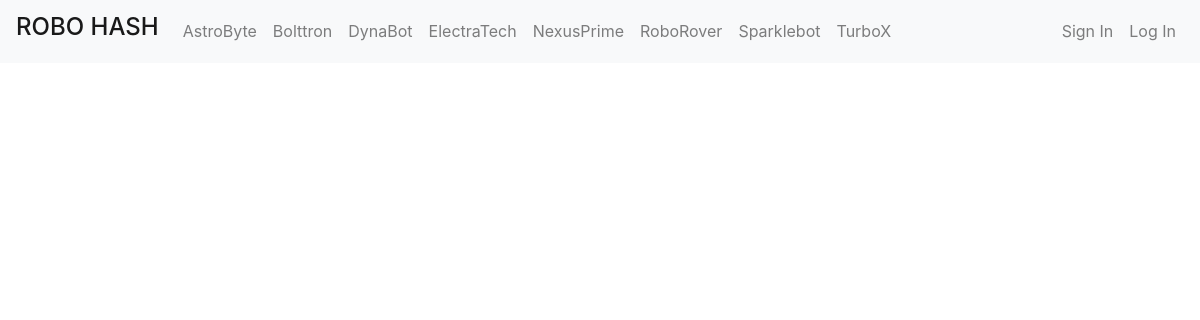
Page /OurProducts/Bolttron.php on the earlier database version.
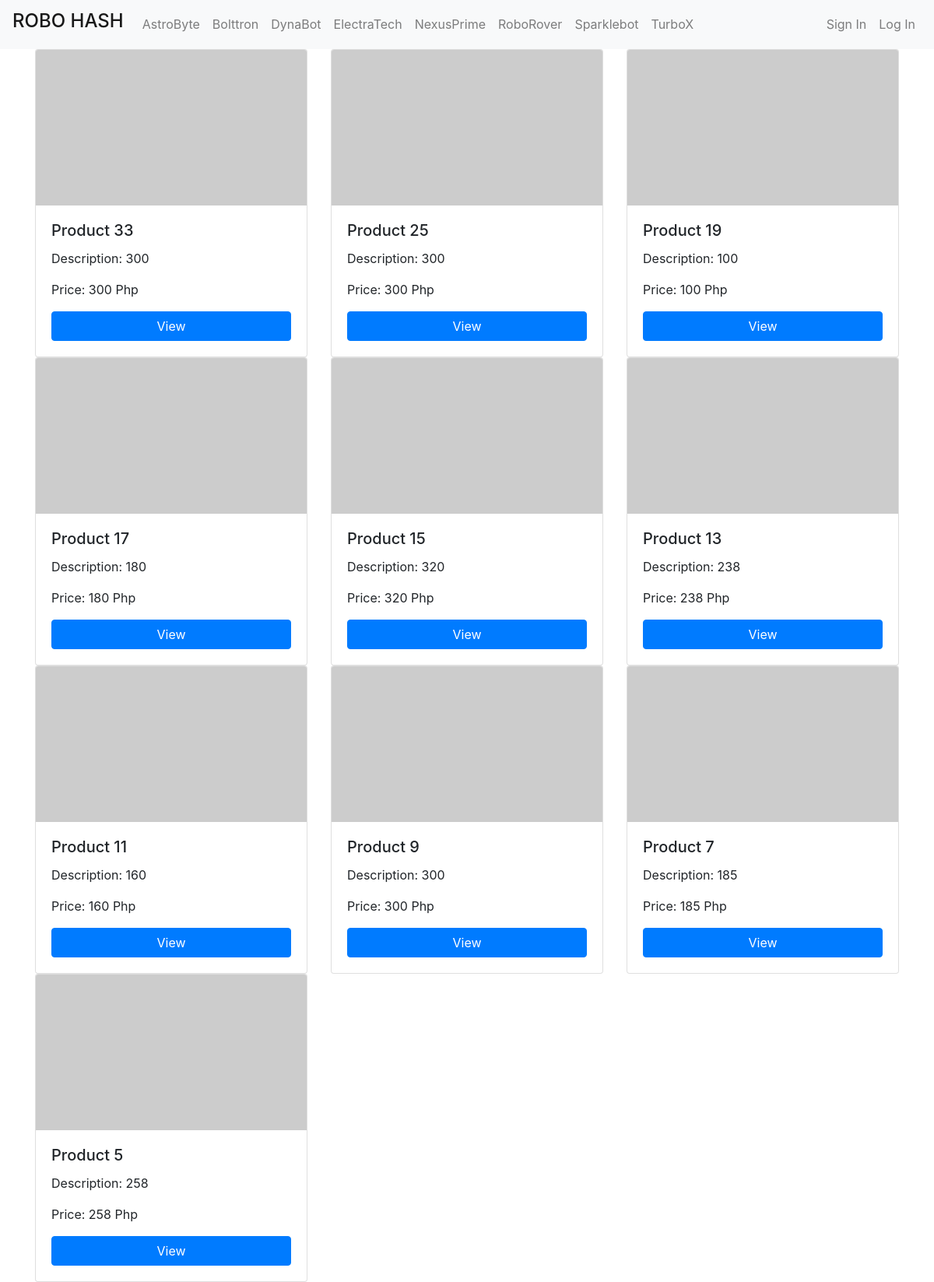
Same page on the later database version.
### tables this page shows
CREATE TABLE `products` (
  `id` int(11) NOT NULL,
  `pName` varchar(100) NOT NULL,
  `price` int(11) NOT NULL,
  `piece` int(11) NOT NULL,
  `description` text NOT NULL,
  `available` int(11) NOT NULL,
  `category` varchar(100) NOT NULL,
  `type` varchar(100) NOT NULL,
  `item` varchar(100) NOT NULL,
  `pCode` varchar(20) NOT NULL,
  `picture` text NOT NULL
);

### OurProducts/Bolttron.php (the view, shortened to what this page needs)
<?php include("../inc/connect.inc.php"); ?>
<?php
if (!isset($_SESSION['user_login'])) {
	$user = "";
} else {
	$user = $_SESSION['user_login'];
	$result = mysqli_query($con, "SELECT * FROM user WHERE id='$user'");
	$get_user_email = mysqli_fetch_assoc($result);
	$uname_db = $get_user_email['firstName'];
}
?>
<!DOCTYPE html>
<html>
<head>
	<link rel="stylesheet" type="text/css" href="./style.css">
	<link rel="stylesheet" type="text/css" href="https://stackpath.bootstrapcdn.com/bootstrap/4.5.2/css/bootstrap.min.css">
</head>
<body>
	<?php include("../components/navbar.php"); ?>
	<div class="container">
		<div class="row">
			<?php
			$getposts = mysqli_query($con, "SELECT * FROM products WHERE available >='1' AND item ='Bolttron'  ORDER BY id DESC LIMIT 10") or die(mysqlI_error($con));
			if (mysqli_num_rows($getposts)) {
				while ($row = mysqli_fetch_assoc($getposts)) {
					$id = $row['id'];
					$pName = $row['pName'];
					$price = $row['price'];
					$imageUrl = "https://robohash.org/" . $id;
					echo '
						<div class="col-md-4">
							<div class="card card-container">
							<img src="' . $imageUrl . '" class="card-img-top">
								<div class="card-body">
									<h5 class="card-title">' . $pName . '</h5>
									<p class="card-text">Description: ' . $price . '</p>
									<p class="card-text">Price: ' . $price . ' Php</p>
									<a href="view_product.php?pid=' . $id . '" class="btn btn-primary">View</a>
								</div>
							</div>
						</div>
					';
				}
			}
			?>
		</div>
	</div>
</body>
</html>

### components/navbar.php (shortened to what this page needs)
<nav class="navbar navbar-expand-lg navbar-light bg-light">
    <a class="navbar-brand" href="../index.php">
        <h4>ROBO HASH</h4>
    </a>
    <div class="collapse navbar-collapse" id="navbarNav">
        <ul class="navbar-nav">
            <?php
            $pages = array(
                "AstroByte" => "AstroByte.php",
                "Bolttron" => "Bolttron.php",
                "DynaBot" => "DynaBot.php",
                "ElectraTech" => "ElectraTech.php",
                "NexusPrime" => "NexusPrime.php",
                "RoboRover" => "RoboRover.php",
                "Sparklebot" => "Sparklebot.php",
                "TurboX" => "TurboX.php"
            );
            foreach ($pages as $name => $link) {
                $isActive = (basename($_SERVER['PHP_SELF']) == "OurProducts/" . $link) ? "active" : "";
                echo '<li class="nav-item ' . $isActive . '">';
                echo '<a class="nav-link" href="../OurProducts/' . $link . '">' . $name . '</a>';
                echo '</li>';
            }
            ?>
        </ul>
        <ul class="navbar-nav ml-auto">
            <?php
            if ($user != "") {
                echo '
						<li class="nav-item">
							<a class="nav-link" href="profile.php?uid=' . $user . '">Hi ' . $uname_db . '</a>
						</li>
						<li class="nav-item">
							<a class="nav-link" href="logout.php">Log Out</a>
						</li>
					';
            } else {
                echo '
						<li class="nav-item">
							<a class="nav-link" href="signin.php">Sign In</a>
						</li>
						<li class="nav-item">
							<a class="nav-link" href="login.php">Log In</a>
						</li>
					';
            }
            ?>
        </ul>
    </div>
</nav>

Differences in the rows shown:
added products: pName "Product 33", price "300"
added products: pName "Product 25", price "300"
now on this page (row edited): products: pName "Product 19", price "100"
now on this page (row edited): products: pName "Product 17", price "180"
now on this page (row edited): products: pName "Product 15", price "320"
now on this page (row edited): products: pName "Product 13", price "238"
now on this page (row edited): products: pName "Product 11", price "160"
now on this page (row edited): products: pName "Product 9", price "300"
now on this page (row edited): products: pName "Product 7", price "185"
now on this page (row edited): products: pName "Product 5", price "258"
